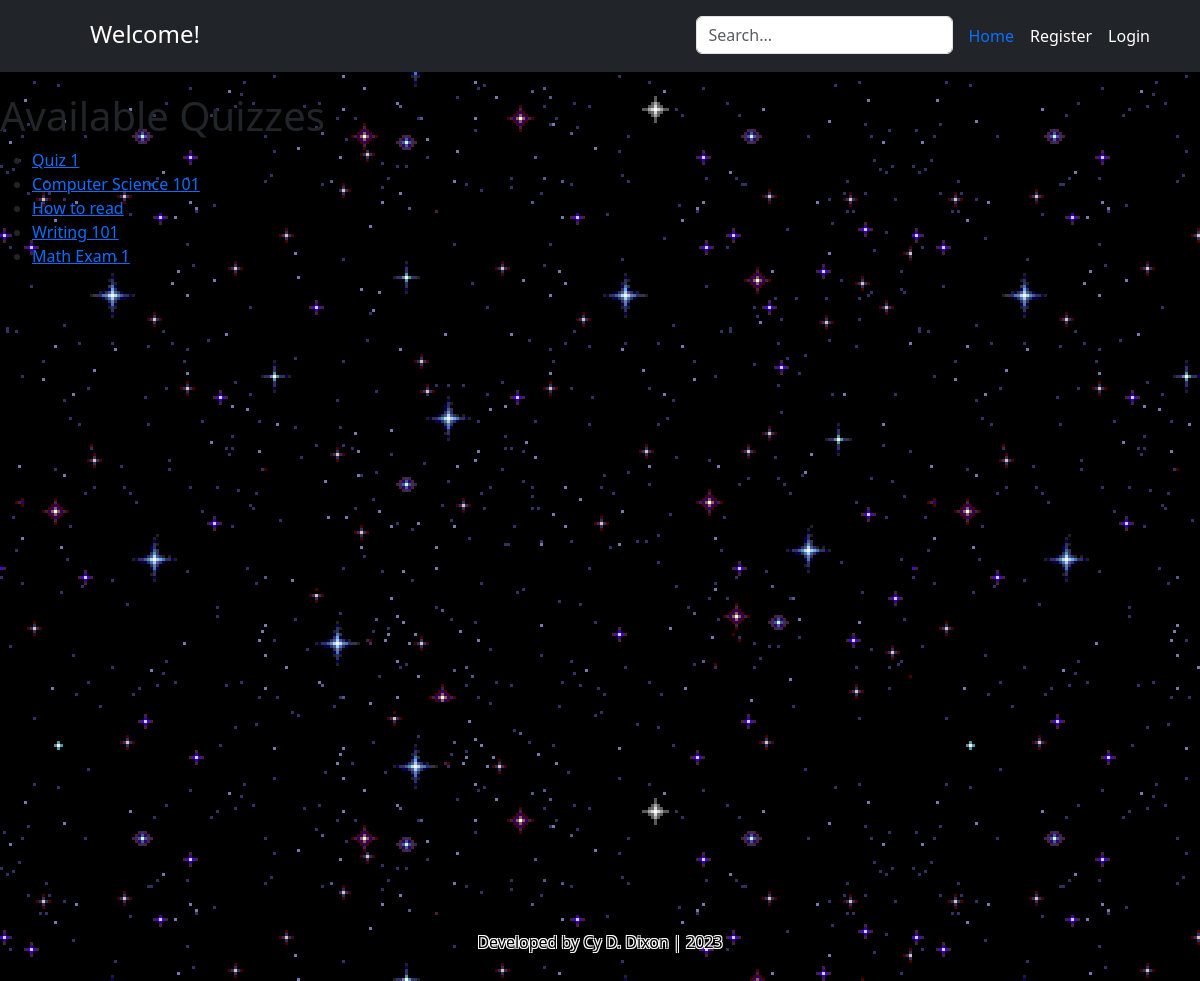
Before: /quiz/quizlist/ with the older database file.
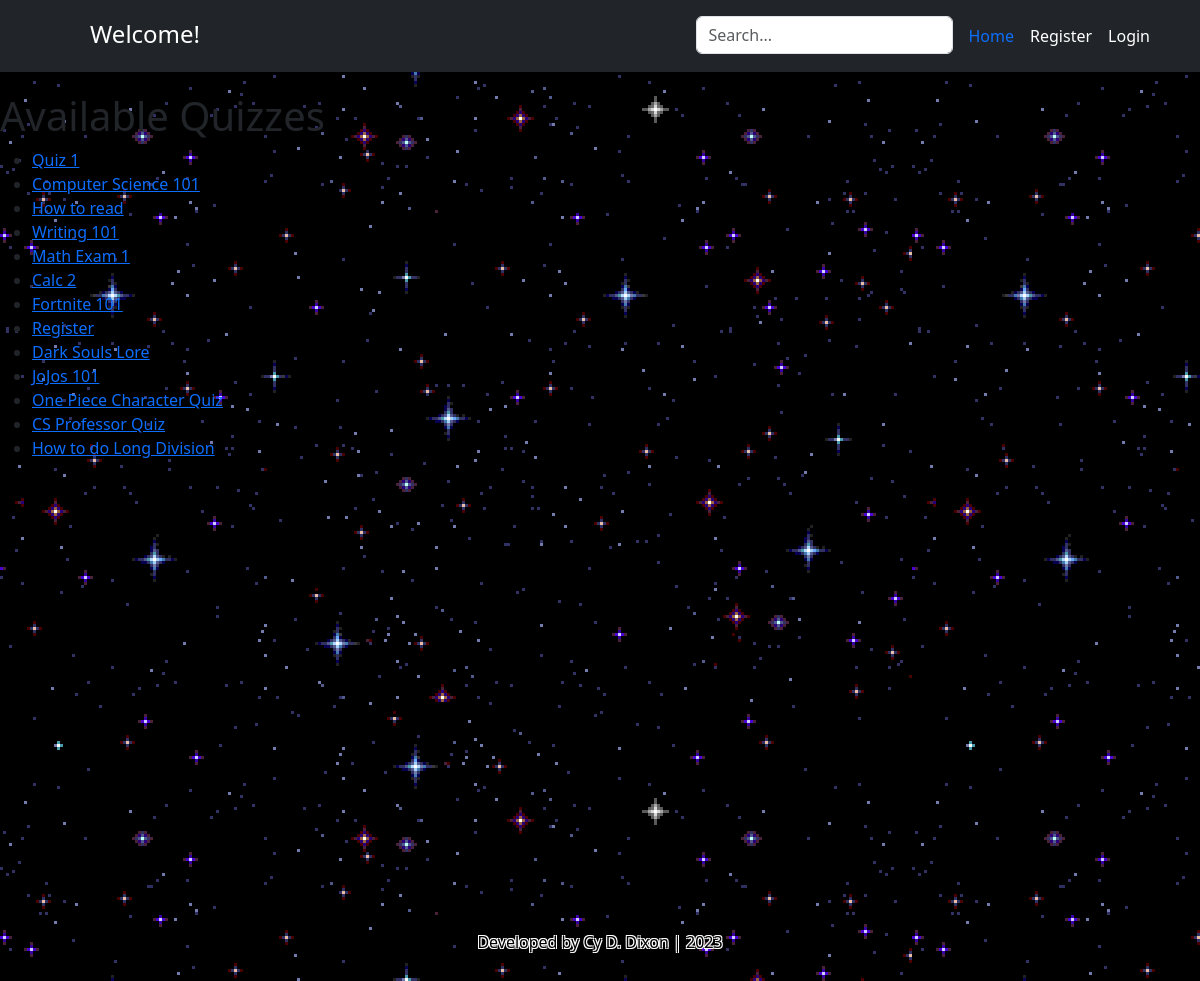
After: the same page with the newer database file.
### quiz/models.py (models this page shows, shortened)
class Quiz(models.Model):
    name = models.CharField(max_length=255)
    type = models.CharField(max_length=255, default="none")
    description = models.TextField(default="empty")

### quiz/views.py (the view)
# urls.py: path('quizlist/', views.quiz_list, name='quiz_list'),
def quiz_list(request):
    quizzes = Quiz.objects.all()
    return render(request, 'quiz_list.html', {'quizzes': quizzes})

### quiz/templates/quiz_list.html
{% extends "base.html" %}
{% block content %}
  <h1>Available Quizzes</h1>
  <ul>
    {% for quiz in quizzes %}
      <li><a href="{% url 'start_quiz' quiz.id %}">{{ quiz.name }}</a></li>
    {% endfor %}
  </ul>
{% endblock %}

Changed rows visible on the page:
added Quiz: name "Calc 2"
added Quiz: name "Fortnite 101"
added Quiz: name "Register"
added Quiz: name "Dark Souls Lore"
added Quiz: name "JoJos 101"
added Quiz: name "One Piece Character Quiz"
added Quiz: name "CS Professor Quiz"
added Quiz: name "How to do Long Division"
